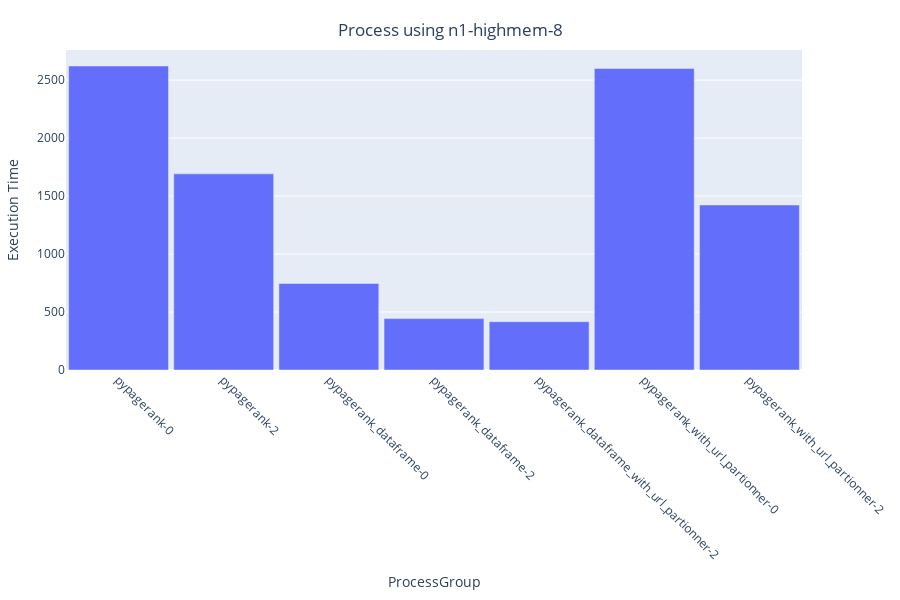
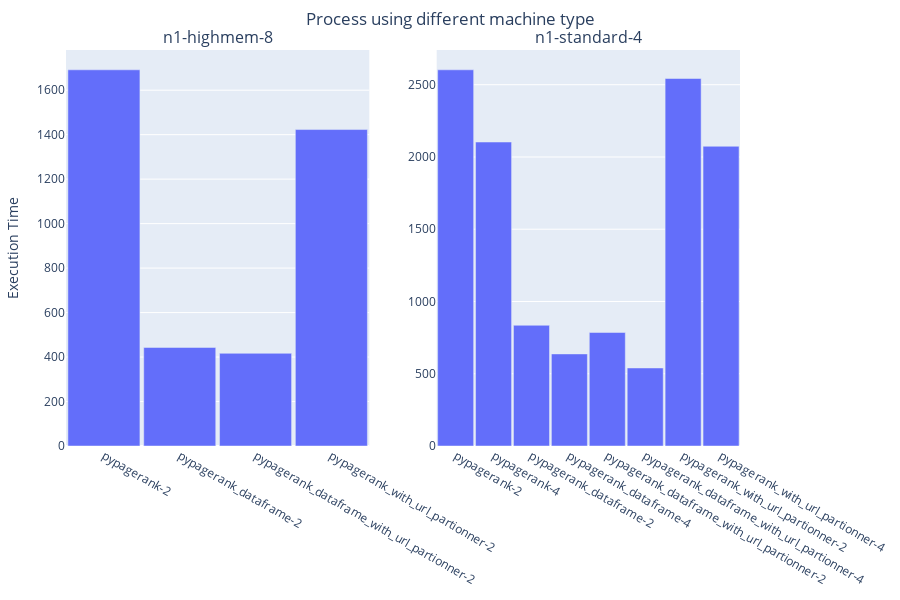

Notebook source saved alongside these figures, in order:
### Code cell
# Load the data
df = load_process_time("../execution-time.txt")

df_start_8 = df[df["Process"].str.startswith("8")].reset_index(drop=True)
    
df_start_8_end_2 = df[df["Process"].str.startswith("8") & df["Process"].str.endswith("2")].reset_index(drop=True)
df_start_4 = df[df["Process"].str.startswith("4")].reset_index(drop=True)

plot_bar_chart(df_start_8, "Process using n1-highmem-8")
plot_bar_charts(df_start_8_end_2, df_start_4, "Process using different machine type", "n1-highmem-8", "n1-standard-4")

### Figure 1 — Plotly figure (JSON) as saved in the notebook; plotly's stock layout.template omitted (floating-point values rounded to 4 significant figures)
{"data": [{"alignmentgroup": "True", "hovertemplate": "ProcessGroup=%{x}<br>ExecutionTime=%{y}<extra></extra>", "legendgroup": "", "marker": {"color": "#636efa", "pattern": {"shape": ""}}, "name": "", "offsetgroup": "", "orientation": "v", "showlegend": false, "textposition": "auto", "type": "bar", "x": ["pypagerank-0", "pypagerank-2", "pypagerank_dataframe-0", "pypagerank_dataframe-2", "pypagerank_dataframe_with_url_partionner-2", "pypagerank_with_url_partionner-0", "pypagerank_with_url_partionner-2"], "xaxis": "x", "y": [2622, 1692.0, 746.3, 443.2, 416.8, 2600, 1423], "yaxis": "y"}], "layout": {"bargap": 0.05, "barmode": "relative", "height": 600, "legend": {"tracegroupgap": 0}, "margin": {"b": 50, "l": 50, "r": 50, "t": 50}, "showlegend": false, "title": {"text": "Process using n1-highmem-8", "x": 0.5, "y": 0.96}, "width": 900, "xaxis": {"anchor": "y", "categoryarray": ["pypagerank-0", "pypagerank-2", "pypagerank_dataframe-0", "pypagerank_dataframe-2", "pypagerank_dataframe_with_url_partionner-2", "pypagerank_with_url_partionner-0", "pypagerank_with_url_partionner-2"], "categoryorder": "array", "domain": [0, 1], "tickangle": 45, "title": {"text": "ProcessGroup"}}, "yaxis": {"anchor": "x", "domain": [0, 1], "title": {"text": "Execution Time"}}}}

### Figure 2 — Plotly figure (JSON) as saved in the notebook; plotly's stock layout.template omitted (floating-point values rounded to 4 significant figures)
{"data": [{"alignmentgroup": "True", "hovertemplate": "ProcessGroup=%{x}<br>ExecutionTime=%{y}<extra></extra>", "legendgroup": "", "marker": {"color": "#636efa", "pattern": {"shape": ""}}, "name": "", "offsetgroup": "", "orientation": "v", "showlegend": false, "textposition": "auto", "type": "bar", "x": ["pypagerank-2", "pypagerank_dataframe-2", "pypagerank_dataframe_with_url_partionner-2", "pypagerank_with_url_partionner-2"], "xaxis": "x", "y": [1692.0, 443.2, 416.8, 1423], "yaxis": "y"}, {"alignmentgroup": "True", "hovertemplate": "ProcessGroup=%{x}<br>ExecutionTime=%{y}<extra></extra>", "legendgroup": "", "marker": {"color": "#636efa", "pattern": {"shape": ""}}, "name": "", "offsetgroup": "", "orientation": "v", "showlegend": false, "textposition": "auto", "type": "bar", "x": ["pypagerank-2", "pypagerank-4", "pypagerank_dataframe-2", "pypagerank_dataframe-4", "pypagerank_dataframe_with_url_partionner-2", "pypagerank_dataframe_with_url_partionner-4", "pypagerank_with_url_partionner-2", "pypagerank_with_url_partionner-4"], "xaxis": "x2", "y": [2603.0, 2103.0, 835.4, 637.2, 785.5, 540, 2543, 2074], "yaxis": "y2"}], "layout": {"annotations": [{"font": {"size": 16}, "showarrow": false, "text": "n1-highmem-8", "x": 0.225, "xanchor": "center", "xref": "paper", "y": 1, "yanchor": "bottom", "yref": "paper"}, {"font": {"size": 16}, "showarrow": false, "text": "n1-standard-4", "x": 0.775, "xanchor": "center", "xref": "paper", "y": 1, "yanchor": "bottom", "yref": "paper"}], "bargap": 0.05, "height": 600, "margin": {"b": 50, "l": 50, "r": 50, "t": 50}, "showlegend": false, "title": {"text": "Process using different machine type", "x": 0.5}, "width": 900, "xaxis": {"anchor": "y", "domain": [0, 0.45]}, "xaxis2": {"anchor": "y2", "domain": [0.55, 1]}, "yaxis": {"anchor": "x", "domain": [0, 1], "title": {"text": "Execution Time"}}, "yaxis2": {"anchor": "x2", "domain": [0, 1]}}}
